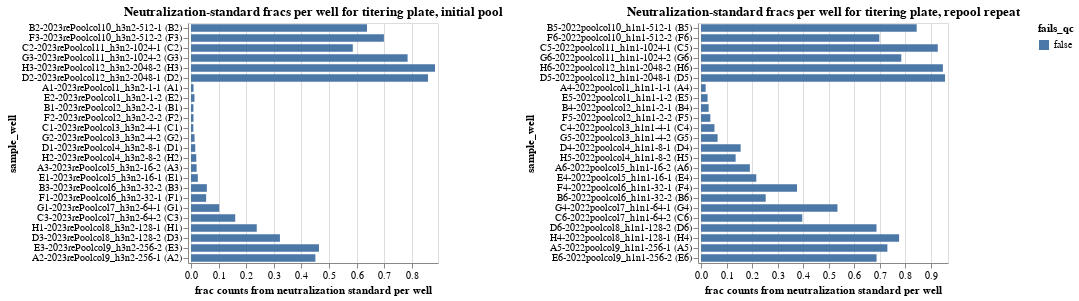

Notebook cell for this chart:
### Markdown cell above
## Fraction of counts from neutralization standard
Determine the fraction of counts from the neutralization standard in each sample, and make sure this fraction passess the QC threshold.

### Code cell
# Define dataframe from counts with the fraction of neutralization standard calculated
neut_standard_fracs = (
    counts.assign(
        neut_standard_count=lambda x: x["count"] * x["neut_standard"].astype(int)
    )
    .groupby(
        ['virus_library', "well", "sample_well", 'dilution_factor'],
        dropna=False,
        as_index=False,
    )
    .aggregate(
        total_count=pd.NamedAgg("count", "sum"),
        neut_standard_count=pd.NamedAgg("neut_standard_count", "sum"),
    )
    .assign(
        neut_standard_frac=lambda x: x["neut_standard_count"] / x["total_count"],
        fails_qc=lambda x: (
            x["neut_standard_frac"] < 0.001
        ),
    )
)

# Plot as bar chart
chart_h3n2 = (
    alt.Chart(neut_standard_fracs.query('virus_library == "h3n2"'))
    .encode(
        alt.X(
            "neut_standard_frac",
            title="frac counts from neutralization standard per well",
            scale=alt.Scale(nice=False, padding=3),
        ),
        alt.Y("sample_well", sort=sample_wells),
        alt.Color(
            "fails_qc",
            legend=alt.Legend(titleLimit=500),
        ),
        tooltip=[
            alt.Tooltip(c, format=".3g") if neut_standard_fracs[c].dtype == float else c
            for c in neut_standard_fracs.columns
        ],
    )
    .mark_bar(height={"band": 0.85})
    .properties(
        height=alt.Step(10),
        width=250,
        title=f"Neutralization-standard fracs per well for titering plate, initial pool",
    )
    # .configure_axis(grid=False)
    # .configure_legend(titleLimit=1000)
)

chart_h1n1 = (
    alt.Chart(neut_standard_fracs.query('virus_library == "h1n1"'))
    .encode(
        alt.X(
            "neut_standard_frac",
            title="frac counts from neutralization standard per well",
            scale=alt.Scale(nice=False, padding=3),
        ),
        alt.Y("sample_well", sort=sample_wells),
        alt.Color(
            "fails_qc",
            legend=alt.Legend(titleLimit=500),
        ),
        tooltip=[
            alt.Tooltip(c, format=".3g") if neut_standard_fracs[c].dtype == float else c
            for c in neut_standard_fracs.columns
        ],
    )
    .mark_bar(height={"band": 0.85})
    .properties(
        height=alt.Step(10),
        width=250,
        title=f"Neutralization-standard fracs per well for titering plate, repool repeat",
    )
    # .configure_axis(grid=False)
    # .configure_legend(titleLimit=1000)
)

display(chart_h3n2 | chart_h1n1)

# drop wells failing QC
min_neut_standard_frac_per_well_drops = list(
    neut_standard_fracs.query("fails_qc")["well"]
)

### Figure 1 — Vega-Lite specification as saved in the notebook (floating-point values rounded to 4 significant figures; data arrays with more than 128 entries replaced by an {"elided": "..."} marker saying what was removed)
{"config": {"view": {"continuousWidth": 300, "continuousHeight": 300}}, "hconcat": [{"data": {"name": "data-c6a1c91c09d837ca353de1f8b579bb12"}, "mark": {"type": "bar", "height": {"band": 0.85}}, "encoding": {"color": {"field": "fails_qc", "legend": {"titleLimit": 500}, "type": "nominal"}, "tooltip": [{"field": "virus_library", "type": "nominal"}, {"field": "well", "type": "nominal"}, {"field": "sample_well", "type": "nominal"}, {"field": "dilution_factor", "type": "quantitative"}, {"field": "total_count", "type": "quantitative"}, {"field": "neut_standard_count", "type": "quantitative"}, {"field": "neut_standard_frac", "format": ".3g", "type": "quantitative"}, {"field": "fails_qc", "type": "nominal"}], "x": {"field": "neut_standard_frac", "scale": {"nice": false, "padding": 3}, "title": "frac counts from neutralization standard per well", "type": "quantitative"}, "y": {"field": "sample_well", "sort": {"elided": "192 str values"}, "type": "nominal"}}, "height": {"step": 10}, "title": "Neutralization-standard fracs per well for titering plate, initial pool", "width": 250}, {"data": {"name": "data-c083b4a9bd19efb4e516ff0f6d31b844"}, "mark": {"type": "bar", "height": {"band": 0.85}}, "encoding": {"color": {"field": "fails_qc", "legend": {"titleLimit": 500}, "type": "nominal"}, "tooltip": [{"field": "virus_library", "type": "nominal"}, {"field": "well", "type": "nominal"}, {"field": "sample_well", "type": "nominal"}, {"field": "dilution_factor", "type": "quantitative"}, {"field": "total_count", "type": "quantitative"}, {"field": "neut_standard_count", "type": "quantitative"}, {"field": "neut_standard_frac", "format": ".3g", "type": "quantitative"}, {"field": "fails_qc", "type": "nominal"}], "x": {"field": "neut_standard_frac", "scale": {"nice": false, "padding": 3}, "title": "frac counts from neutralization standard per well", "type": "quantitative"}, "y": {"field": "sample_well", "sort": {"elided": "192 str values"}, "type": "nominal"}}, "height": {"step": 10}, "title": "Neutralization-standard fracs per well for titering plate, repool repeat", "width": 250}], "$schema": "https://vega.github.io/schema/vega-lite/v5.16.3.json", "datasets": {"data-c6a1c91c09d837ca353de1f8b579bb12": [{"virus_library": "h3n2", "well": "A1", "sample_well": "A1-2023rePoolcol1_h3n2-1-1 (A1)", "dilution_factor": 1, "total_count": 2306323, "neut_standard_count": 20997, "neut_standard_frac": 0.009104, "fails_qc": false}, {"virus_library": "h3n2", "well": "A2", "sample_well": "A2-2023rePoolcol9_h3n2-256-1 (A2)", "dilution_factor": 256, "total_count": 2595918, "neut_standard_count": 1170456, "neut_standard_frac": 0.4509, "fails_qc": false}, {"virus_library": "h3n2", "well": "A3", "sample_well": "A3-2023rePoolcol5_h3n2-16-2 (A3)", "dilution_factor": 16, "total_count": 2403547, "neut_standard_count": 48798, "neut_standard_frac": 0.0203, "fails_qc": false}, {"virus_library": "h3n2", "well": "B1", "sample_well": "B1-2023rePoolcol2_h3n2-2-1 (B1)", "dilution_factor": 2, "total_count": 1614321, "neut_standard_count": 14124, "neut_standard_frac": 0.008749, "fails_qc": false}, {"virus_library": "h3n2", "well": "B2", "sample_well": "B2-2023rePoolcol10_h3n2-512-1 (B2)", "dilution_factor": 512, "total_count": 1750523, "neut_standard_count": 1116769, "neut_standard_frac": 0.638, "fails_qc": false}, {"virus_library": "h3n2", "well": "B3", "sample_well": "B3-2023rePoolcol6_h3n2-32-2 (B3)", "dilution_factor": 32, "total_count": 3262270, "neut_standard_count": 187431, "neut_standard_frac": 0.05745, "fails_qc": false}, {"virus_library": "h3n2", "well": "C1", "sample_well": "C1-2023rePoolcol3_h3n2-4-1 (C1)", "dilution_factor": 4, "total_count": 2454705, "neut_standard_count": 20766, "neut_standard_frac": 0.00846, "fails_qc": false}, {"virus_library": "h3n2", "well": "C2", "sample_well": "C2-2023rePoolcol11_h3n2-1024-1 (C2)", "dilution_factor": 1024, "total_count": 2306414, "neut_standard_count": 1352892, "neut_standard_frac": 0.5866, "fails_qc": false}, {"virus_library": "h3n2", "well": "C3", "sample_well": "C3-2023rePoolcol7_h3n2-64-2 (C3)", "dilution_factor": 64, "total_count": 2805774, "neut_standard_count": 449628, "neut_standard_frac": 0.1603, "fails_qc": false}, {"virus_library": "h3n2", "well": "D1", "sample_well": "D1-2023rePoolcol4_h3n2-8-1 (D1)", "dilution_factor": 8, "total_count": 1959136, "neut_standard_count": 30191, "neut_standard_frac": 0.01541, "fails_qc": false}, {"virus_library": "h3n2", "well": "D2", "sample_well": "D2-2023rePoolcol12_h3n2-2048-1 (D2)", "dilution_factor": 2048, "total_count": 2220570, "neut_standard_count": 1907910, "neut_standard_frac": 0.8592, "fails_qc": false}, {"virus_library": "h3n2", "well": "D3", "sample_well": "D3-2023rePoolcol8_h3n2-128-2 (D3)", "dilution_factor": 128, "total_count": 3706991, "neut_standard_count": 1195272, "neut_standard_frac": 0.3224, "fails_qc": false}, {"virus_library": "h3n2", "well": "E1", "sample_well": "E1-2023rePoolcol5_h3n2-16-1 (E1)", "dilution_factor": 16, "total_count": 2599209, "neut_standard_count": 64370, "neut_standard_frac": 0.02477, "fails_qc": false}, {"virus_library": "h3n2", "well": "E2", "sample_well": "E2-2023rePoolcol1_h3n2-1-2 (E2)", "dilution_factor": 1, "total_count": 2854824, "neut_standard_count": 36000, "neut_standard_frac": 0.01261, "fails_qc": false}, {"virus_library": "h3n2", "well": "E3", "sample_well": "E3-2023rePoolcol9_h3n2-256-2 (E3)", "dilution_factor": 256, "total_count": 7930073, "neut_standard_count": 3678943, "neut_standard_frac": 0.4639, "fails_qc": false}, {"virus_library": "h3n2", "well": "F1", "sample_well": "F1-2023rePoolcol6_h3n2-32-1 (F1)", "dilution_factor": 32, "total_count": 2118544, "neut_standard_count": 116336, "neut_standard_frac": 0.05491, "fails_qc": false}, {"virus_library": "h3n2", "well": "F2", "sample_well": "F2-2023rePoolcol2_h3n2-2-2 (F2)", "dilution_factor": 2, "total_count": 2295919, "neut_standard_count": 20666, "neut_standard_frac": 0.009001, "fails_qc": false}, {"virus_library": "h3n2", "well": "F3", "sample_well": "F3-2023rePoolcol10_h3n2-512-2 (F3)", "dilution_factor": 512, "total_count": 5751633, "neut_standard_count": 4022108, "neut_standard_frac": 0.6993, "fails_qc": false}, {"virus_library": "h3n2", "well": "G1", "sample_well": "G1-2023rePoolcol7_h3n2-64-1 (G1)", "dilution_factor": 64, "total_count": 2125399, "neut_standard_count": 217647, "neut_standard_frac": 0.1024, "fails_qc": false}, {"virus_library": "h3n2", "well": "G2", "sample_well": "G2-2023rePoolcol3_h3n2-4-2 (G2)", "dilution_factor": 4, "total_count": 2201277, "neut_standard_count": 28536, "neut_standard_frac": 0.01296, "fails_qc": false}, {"virus_library": "h3n2", "well": "G3", "sample_well": "G3-2023rePoolcol11_h3n2-1024-2 (G3)", "dilution_factor": 1024, "total_count": 5842007, "neut_standard_count": 4587098, "neut_standard_frac": 0.7852, "fails_qc": false}, {"virus_library": "h3n2", "well": "H1", "sample_well": "H1-2023rePoolcol8_h3n2-128-1 (H1)", "dilution_factor": 128, "total_count": 1955982, "neut_standard_count": 466185, "neut_standard_frac": 0.2383, "fails_qc": false}, {"virus_library": "h3n2", "well": "H2", "sample_well": "H2-2023rePoolcol4_h3n2-8-2 (H2)", "dilution_factor": 8, "total_count": 2204390, "neut_standard_count": 42074, "neut_standard_frac": 0.01909, "fails_qc": false}, {"virus_library": "h3n2", "well": "H3", "sample_well": "H3-2023rePoolcol12_h3n2-2048-2 (H3)", "dilution_factor": 2048, "total_count": 2884432, "neut_standard_count": 2551325, "neut_standard_frac": 0.8845, "fails_qc": false}], "data-c083b4a9bd19efb4e516ff0f6d31b844": [{"virus_library": "h1n1", "well": "A4", "sample_well": "A4-2022poolcol1_h1n1-1-1 (A4)", "dilution_factor": 1, "total_count": 1872390, "neut_standard_count": 34181, "neut_standard_frac": 0.01826, "fails_qc": false}, {"virus_library": "h1n1", "well": "A5", "sample_well": "A5-2022poolcol9_h1n1-256-1 (A5)", "dilution_factor": 256, "total_count": 6355996, "neut_standard_count": 4635203, "neut_standard_frac": 0.7293, "fails_qc": false}, {"virus_library": "h1n1", "well": "A6", "sample_well": "A6-2022poolcol5_h1n1-16-2 (A6)", "dilution_factor": 16, "total_count": 1965731, "neut_standard_count": 376071, "neut_standard_frac": 0.1913, "fails_qc": false}, {"virus_library": "h1n1", "well": "B4", "sample_well": "B4-2022poolcol2_h1n1-2-1 (B4)", "dilution_factor": 2, "total_count": 1550463, "neut_standard_count": 46456, "neut_standard_frac": 0.02996, "fails_qc": false}, {"virus_library": "h1n1", "well": "B5", "sample_well": "B5-2022poolcol10_h1n1-512-1 (B5)", "dilution_factor": 512, "total_count": 2098041, "neut_standard_count": 1770606, "neut_standard_frac": 0.8439, "fails_qc": false}, {"virus_library": "h1n1", "well": "B6", "sample_well": "B6-2022poolcol6_h1n1-32-2 (B6)", "dilution_factor": 32, "total_count": 7409987, "neut_standard_count": 1876064, "neut_standard_frac": 0.2532, "fails_qc": false}, {"virus_library": "h1n1", "well": "C4", "sample_well": "C4-2022poolcol3_h1n1-4-1 (C4)", "dilution_factor": 4, "total_count": 2017637, "neut_standard_count": 106277, "neut_standard_frac": 0.05267, "fails_qc": false}, {"virus_library": "h1n1", "well": "C5", "sample_well": "C5-2022poolcol11_h1n1-1024-1 (C5)", "dilution_factor": 1024, "total_count": 3145002, "neut_standard_count": 2913834, "neut_standard_frac": 0.9265, "fails_qc": false}, {"virus_library": "h1n1", "well": "C6", "sample_well": "C6-2022poolcol7_h1n1-64-2 (C6)", "dilution_factor": 64, "total_count": 1974870, "neut_standard_count": 782456, "neut_standard_frac": 0.3962, "fails_qc": false}, {"virus_library": "h1n1", "well": "D4", "sample_well": "D4-2022poolcol4_h1n1-8-1 (D4)", "dilution_factor": 8, "total_count": 1405522, "neut_standard_count": 218130, "neut_standard_frac": 0.1552, "fails_qc": false}, {"virus_library": "h1n1", "well": "D5", "sample_well": "D5-2022poolcol12_h1n1-2048-1 (D5)", "dilution_factor": 2048, "total_count": 2157693, "neut_standard_count": 2060064, "neut_standard_frac": 0.9548, "fails_qc": false}, {"virus_library": "h1n1", "well": "D6", "sample_well": "D6-2022poolcol8_h1n1-128-2 (D6)", "dilution_factor": 128, "total_count": 1674219, "neut_standard_count": 1149712, "neut_standard_frac": 0.6867, "fails_qc": false}, {"virus_library": "h1n1", "well": "E4", "sample_well": "E4-2022poolcol5_h1n1-16-1 (E4)", "dilution_factor": 16, "total_count": 2113280, "neut_standard_count": 457034, "neut_standard_frac": 0.2163, "fails_qc": false}, {"virus_library": "h1n1", "well": "E5", "sample_well": "E5-2022poolcol1_h1n1-1-2 (E5)", "dilution_factor": 1, "total_count": 7439565, "neut_standard_count": 191360, "neut_standard_frac": 0.02572, "fails_qc": false}, {"virus_library": "h1n1", "well": "E6", "sample_well": "E6-2022poolcol9_h1n1-256-2 (E6)", "dilution_factor": 256, "total_count": 1293255, "neut_standard_count": 888453, "neut_standard_frac": 0.687, "fails_qc": false}, {"virus_library": "h1n1", "well": "F4", "sample_well": "F4-2022poolcol6_h1n1-32-1 (F4)", "dilution_factor": 32, "total_count": 3230468, "neut_standard_count": 1213481, "neut_standard_frac": 0.3756, "fails_qc": false}, {"virus_library": "h1n1", "well": "F5", "sample_well": "F5-2022poolcol2_h1n1-2-2 (F5)", "dilution_factor": 2, "total_count": 3160342, "neut_standard_count": 115405, "neut_standard_frac": 0.03652, "fails_qc": false}, {"virus_library": "h1n1", "well": "F6", "sample_well": "F6-2022poolcol10_h1n1-512-2 (F6)", "dilution_factor": 512, "total_count": 1415022, "neut_standard_count": 987256, "neut_standard_frac": 0.6977, "fails_qc": false}, {"virus_library": "h1n1", "well": "G4", "sample_well": "G4-2022poolcol7_h1n1-64-1 (G4)", "dilution_factor": 64, "total_count": 2178412, "neut_standard_count": 1163260, "neut_standard_frac": 0.534, "fails_qc": false}, {"virus_library": "h1n1", "well": "G5", "sample_well": "G5-2022poolcol3_h1n1-4-2 (G5)", "dilution_factor": 4, "total_count": 1905090, "neut_standard_count": 123614, "neut_standard_frac": 0.06489, "fails_qc": false}, {"virus_library": "h1n1", "well": "G6", "sample_well": "G6-2022poolcol11_h1n1-1024-2 (G6)", "dilution_factor": 1024, "total_count": 1349582, "neut_standard_count": 1057652, "neut_standard_frac": 0.7837, "fails_qc": false}, {"virus_library": "h1n1", "well": "H4", "sample_well": "H4-2022poolcol8_h1n1-128-1 (H4)", "dilution_factor": 128, "total_count": 1687318, "neut_standard_count": 1307987, "neut_standard_frac": 0.7752, "fails_qc": false}, {"virus_library": "h1n1", "well": "H5", "sample_well": "H5-2022poolcol4_h1n1-8-2 (H5)", "dilution_factor": 8, "total_count": 1453443, "neut_standard_count": 196952, "neut_standard_frac": 0.1355, "fails_qc": false}, {"virus_library": "h1n1", "well": "H6", "sample_well": "H6-2022poolcol12_h1n1-2048-2 (H6)", "dilution_factor": 2048, "total_count": 1449212, "neut_standard_count": 1371688, "neut_standard_frac": 0.9465, "fails_qc": false}]}}
